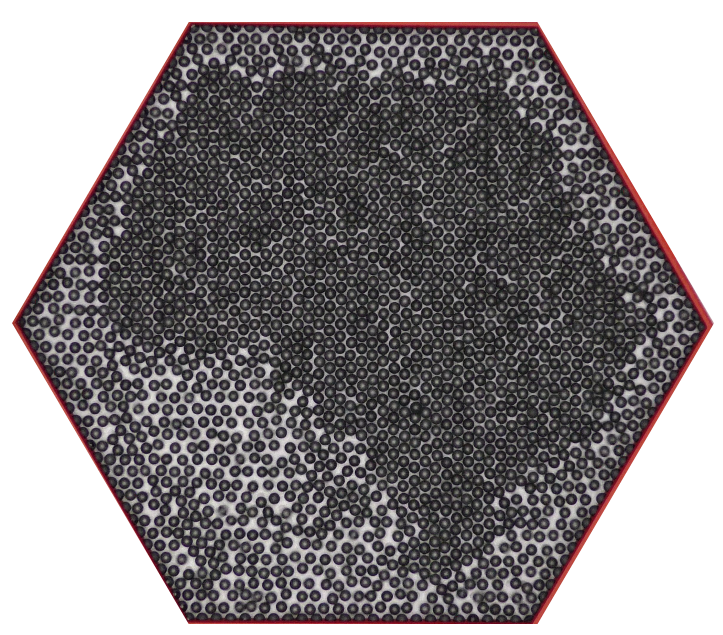
#> input picture report figures/phase_separation_example.png, 723 x 635 px, found by its file name
$ python hex_anotation.py
#> lines starting #> are read from the running program, lines starting #| are printed output that depends on the picture
from PIL import Image, ImageDraw

image = Image.open("C:/Users/ppyol1/Documents/classes in python/phase_separation_example.png")
#> image is the input picture: PIL image 723x635 RGB; mean R, G, B 136.1, 131.9, 133.8
draw = ImageDraw.Draw(image)
draw.regular_polygon((360,320,302), 6,rotation=0, outline="red")
draw.regular_polygon((360,320,301), 6,rotation=0, outline="red")
draw.regular_polygon((360,320,300), 6,rotation=0, outline="red")
draw.regular_polygon((360,320,299), 6,rotation=0, outline="red")
draw.regular_polygon((360,320,298), 6,rotation=0, outline="red")
image.show()
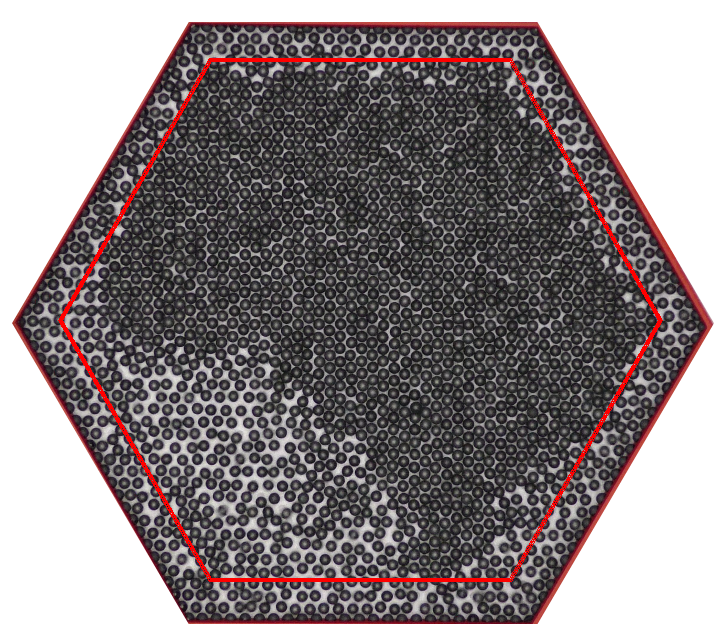
#> shown: PIL image 723x635 RGB; mean R, G, B 138.6, 130.6, 132.5
image.save("annotated_hexagon.png")
